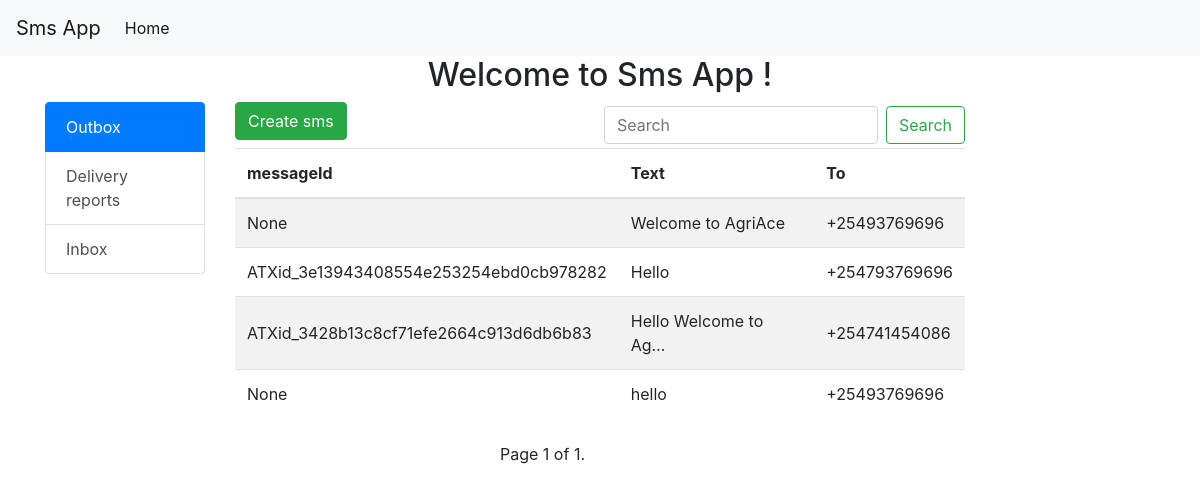
The page / on the database its author committed.
### smsapp/models.py (models this page shows, shortened)
class Outbox(models.Model):
    date = models.DateTimeField(auto_now_add=True)
    status = models.CharField(max_length=10, blank=True, null=True)
    statusCode = models.IntegerField()
    phone = models.CharField(max_length=15)
    text = models.CharField(max_length=255)
    messageId = models.CharField(max_length=100)
    class Meta:
        ordering = ('-date',)
        verbose_name = ("Outbox")
        verbose_name_plural = ("Outbox")

### smsapp/views.py (the view)
# urls.py: path('', views.outbox, name='outbox'),
def outbox(request):
    outbox = Outbox.objects.all()
    search_term = ''
    clicked = request.GET.get('clicked', 'outbox')
    if 'search' in request.GET:
        search_term = request.GET.get('search')
        outbox = outbox.filter(text__icontains=search_term)
    paginator = Paginator(outbox, 5)
    page = request.GET.get('page')
    outbox = paginator.get_page(page)
    context = {'outbox': outbox, 'active': clicked, 'search_term': search_term}
    return render(request, "smsapp/outbox.html", context)

### smsapp/templates/smsapp/outbox.html (shortened to what this page needs)
{% extends 'base.html' %}
{% block content %}
<div class="container">
  <h2 class='text-center'>Welcome to Sms App !</h2>
  <div class="row">
    <div class="col-md-2">
      <div class="list-group">
        <a href="{% url 'outbox' %}?clicked=outbox" class="list-group-item list-group-item-action {% if active == 'outbox' %}active{% endif %}">
          Outbox
        </a>
        <a
        href="{% url 'smsapp:delivery_reports' %}?clicked=deliveryreports"
        class="list-group-item list-group-item-action {% if active == 'deliveryreports' %}active{% endif %} "> Delivery reports
        </a>
        <a href="{% url 'smsapp:inbox' %}?clicked=inbox" class="list-group-item list-group-item-action {% if active == 'inbox' %}active{% endif %}">
        Inbox
        </a>
      </div>
    </div>
    <div class="col-sm-8">
      <a
          href="{% url 'smsapp:create_sms' %}"
          class="btn btn-success"
          style="margin-bottom: 5px">Create sms
      </a>
      <form class="form-inline my-2 my-lg-1 float-right">
        <input
            class="form-control mr-sm-2"
            type="search"
            placeholder="Search"
            aria-label="Search"
            name='search'
            value="{{search_term}}">
        <button class="btn btn-outline-success my-2 my-sm-0" type="submit">Search</button>
      </form>
      <table class="table table-striped mb-4">
        <thead class="thead-inverse">
          <tr>
            <th>messageId</th>
            <th>Text</th>
            <th>To</th>
          </tr>
        </thead>
        <tbody>
        {% for sms in outbox %}
        <tr>
          <td class="align-middle">{{ sms.messageId }}</td>
          <td class="align-middle">{{ sms.text|truncatechars:20 }}</td>
          <td class="align-middle">{{ sms.phone }}</td>
        </tr>
        {% empty %}
        <tr>
          <td colspan="6" class="text-center bg-white">No message sent, start by clicking the create sms button above</td>
        </tr>
        {% endfor %}
       </tbody>
      </table>
      <div class="mx-auto" style="width:200px;">
        <div class="pagination">
         <span class="step-links">
              <span class="current">
                  Page {{ outbox.number }} of {{ outbox.paginator.num_pages }}.
              </span>
         </span>
        </div>
       </div>
    </div>
  </div>
</div>
{% endblock %}

### rows shown on the page
Outbox: messageId "None", text "Welcome to AgriAce", phone "+25493769696"
Outbox: messageId "ATXid_3e13943408554e253254ebd0cb978282", text "Hello", phone "+254793769696"
Outbox: messageId "ATXid_3428b13c8cf71efe2664c913d6db6b83", text "Hello Welcome to Ag…", phone "+254741454086"
Outbox: messageId "None", text "hello", phone "+25493769696"

### other values the page prints
{{ outbox.number }} "1"
{{ outbox.paginator.num_pages }} "1"
